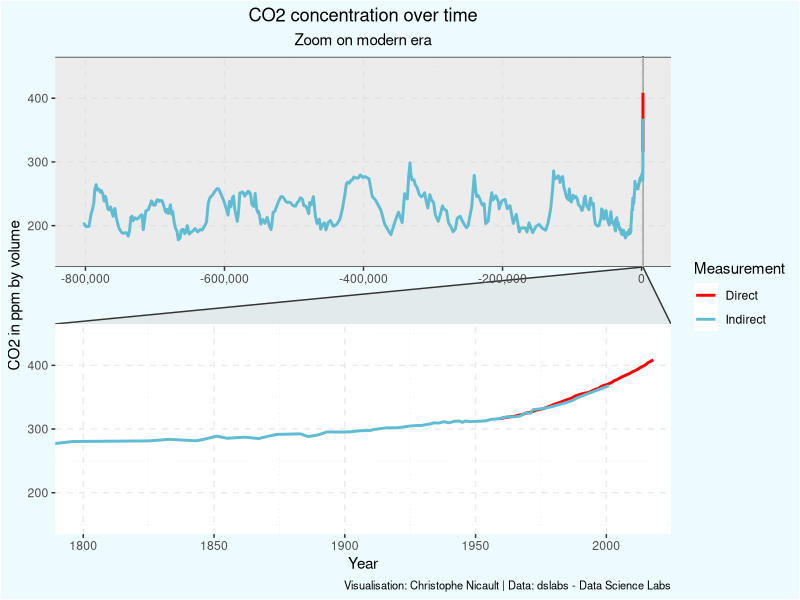
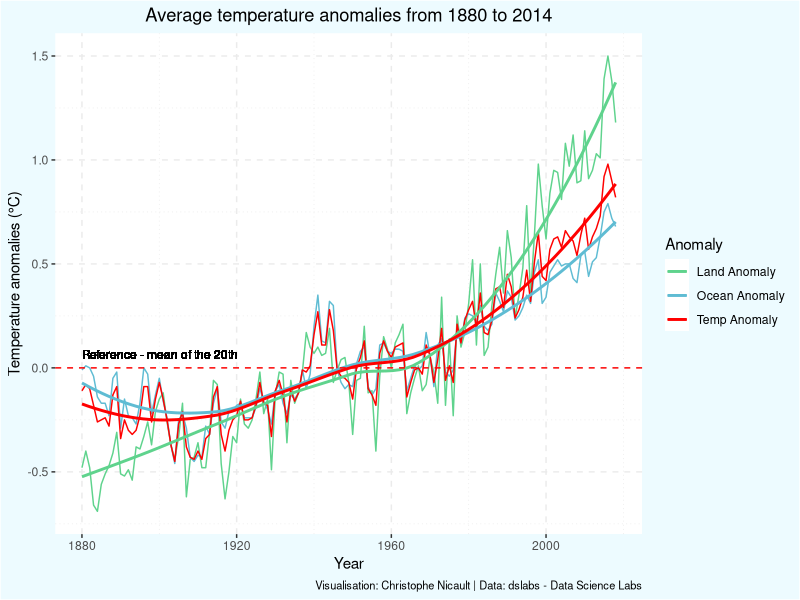
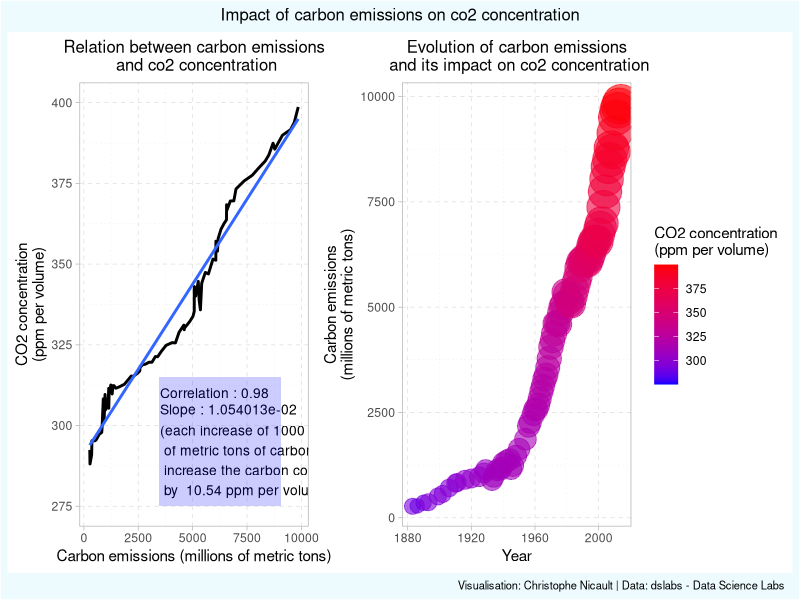

The R source for these figures, in order:
# title: "Tidy Tuesday - Replicating plot / impact of co2 emissions"
# author: "Christophe Nicault"
# date: "13 december 2019"

library(tidyverse)
library(scales)
library(ggforce)
library(patchwork)
library(dslabs)

data(historic_co2)
data(temp_carbon)

theme_set(theme_bw())
theme_update(panel.border = element_blank(),
      plot.background = element_rect(fill = "#edfbff"),
      legend.background = element_rect(fill = "#edfbff"),
      plot.title = element_text(hjust = 0.5),
      plot.subtitle = element_text(hjust = 0.5),
      plot.caption = element_text(size = 8, hjust = 1),
      panel.grid.major = element_line(linetype = "dashed"),
      panel.grid.minor = element_line(linetype = "dotted"))

era_comma <- function (x, ...) {
  if(mean(x, na.rm = TRUE) < 0){
      format(x, ..., big.mark = ",", scientific = FALSE, trim = TRUE)
  }else{
    format(x, ..., big.mark = "", scientific = FALSE, trim = TRUE)
  }
}

historic_co2 %>%
  mutate(source = if_else(source == "Ice Cores", "Indirect", "Direct")) %>%
  ggplot(aes(year, co2), color = source) +
  geom_vline(xintercept = 1760, color = "gray") +
  geom_line(aes(color = source), size = 1) +
  scale_x_continuous(labels = era_comma) +
  scale_y_continuous(limits = c(150,450)) +
  facet_zoom(xlim = c(1800, 2014), ylim = c(150, 450), horizontal = FALSE, zoom.size = 1, show.area = TRUE) +
  scale_color_manual(values = c("Indirect" = "#5fbcd3", "Direct" = "#ff0000") )+
  labs(title = "CO2 concentration over time",
       subtitle = "Zoom on modern era",
       color = "Measurement",
       x = "Year",
       y = "CO2 in ppm by volume",
       caption = "Visualisation: Christophe Nicault | Data: dslabs - Data Science Labs")


temp_carbon %>%
  filter(year >= 1880) %>%
  gather(type, value, -year, -carbon_emissions) %>%
  mutate(type = str_to_title(str_replace(type, "_", " "))) %>%
  ggplot(aes(year, value, color = type)) +
  geom_line()+
  geom_smooth(se = FALSE) +
  geom_hline(yintercept = 0, linetype = "dashed", color = "red")+
  geom_text(aes(min(year), 0, label = "Reference - mean of the 20th", hjust = 0, vjust = -1), size = 3, color = "black")+
  scale_color_manual(values = c("Land Anomaly" = "#5fd38d", "Ocean Anomaly" = "#5fbcd3", "Temp Anomaly" = "#ff0000") )+
  labs(title = "Average temperature anomalies from 1880 to 2014",
       y = "Temperature anomalies (°C)",
       x= "Year",
       color = "Anomaly",
       caption = "Visualisation: Christophe Nicault | Data: dslabs - Data Science Labs")


cor_co2 <- historic_co2 %>%
  spread(source, co2) %>%
  mutate(co2 = if_else(is.na(`Ice Cores`), `Mauna Loa`, `Ice Cores`),
         co2 = if_else(is.na(`Mauna Loa`), `Ice Cores`, `Mauna Loa`),
         co2 = if_else(!is.na(`Mauna Loa`) & !is.na(`Ice Cores`), (`Mauna Loa` + `Ice Cores`) /2 ,co2 )
         ) %>%
  left_join(temp_carbon, by = c("year")) %>%
  filter(year >= 1880, year <= 2014)

model <- lm(co2 ~ carbon_emissions, cor_co2)             

theme_set(theme_light())
theme_update(plot.title = element_text(hjust = 0.5, size = 12),
             plot.subtitle = element_text(hjust = 0.5),
             plot.caption = element_text(size = 8),
             panel.grid.major = element_line(linetype = "dashed"),
             panel.grid.minor = element_line(linetype = "dotted"))

p1 <- cor_co2 %>%
  ggplot(aes(carbon_emissions,co2)) +
  geom_line(size = 1) +
  geom_smooth(method = "lm", se = FALSE) +
  scale_y_continuous(limits = c(275,400), breaks = seq(250,400,by = 25))+
  annotate("text", hjust = 0, vjust = 0.5, size = 3.5, label = paste("Correlation :", round(cor(cor_co2$co2, cor_co2$carbon_emissions),2)), x = 3500, y = 310) +
  annotate("text", hjust = 0, vjust = 0.5, size = 3.5, label = paste("Slope :", format(model$coef[2], scientific = TRUE)), x = 3500, y = 305) +
  annotate("text", hjust = 0, vjust = 1, size = 3.5, 
           label = paste("(each increase of 1000 millions\n of metric tons of carbon emission\n increase the carbon concentration\n by ",round(model$coef[2]*1000, 2), "ppm per volume )"),
           x = 3500, y = 300) +
  annotate("rect", xmin = 3450, xmax = 9050, ymin = 275, ymax = 315, fill = "blue", alpha = 0.2) +
  labs(title = "Relation between carbon emissions\n and co2 concentration",
       x = "Carbon emissions (millions of metric tons)",
       y = "CO2 concentration\n(ppm per volume)")


p2 <- cor_co2 %>%
  ggplot(aes(year, carbon_emissions, size = co2, color = co2)) +
  geom_point(alpha = 0.6) +
  scale_size_continuous(limits=c(275, 400), breaks=seq(300,375, by=25), range = c(1,12))+
  scale_color_gradient(low="blue", high="red", limits=c(275, 400), breaks=seq(300,375, by=25))+
  labs(title = "Evolution of carbon emissions\n and its impact on co2 concentration",
       x = "Year",
       y = "Carbon emissions\n(millions of metric tons)",
       color = "CO2 concentration\n(ppm per volume)",
       size = "CO2 concentration\n(ppm per volume")+
  guides(size = FALSE)

patchwork <- p1 | p2
patchwork + plot_annotation(title = "Impact of carbon emissions on co2 concentration",
                           caption = "Visualisation: Christophe Nicault | Data: dslabs - Data Science Labs",
                           theme = theme(plot.background = element_rect(fill = "#edfbff")))
 
